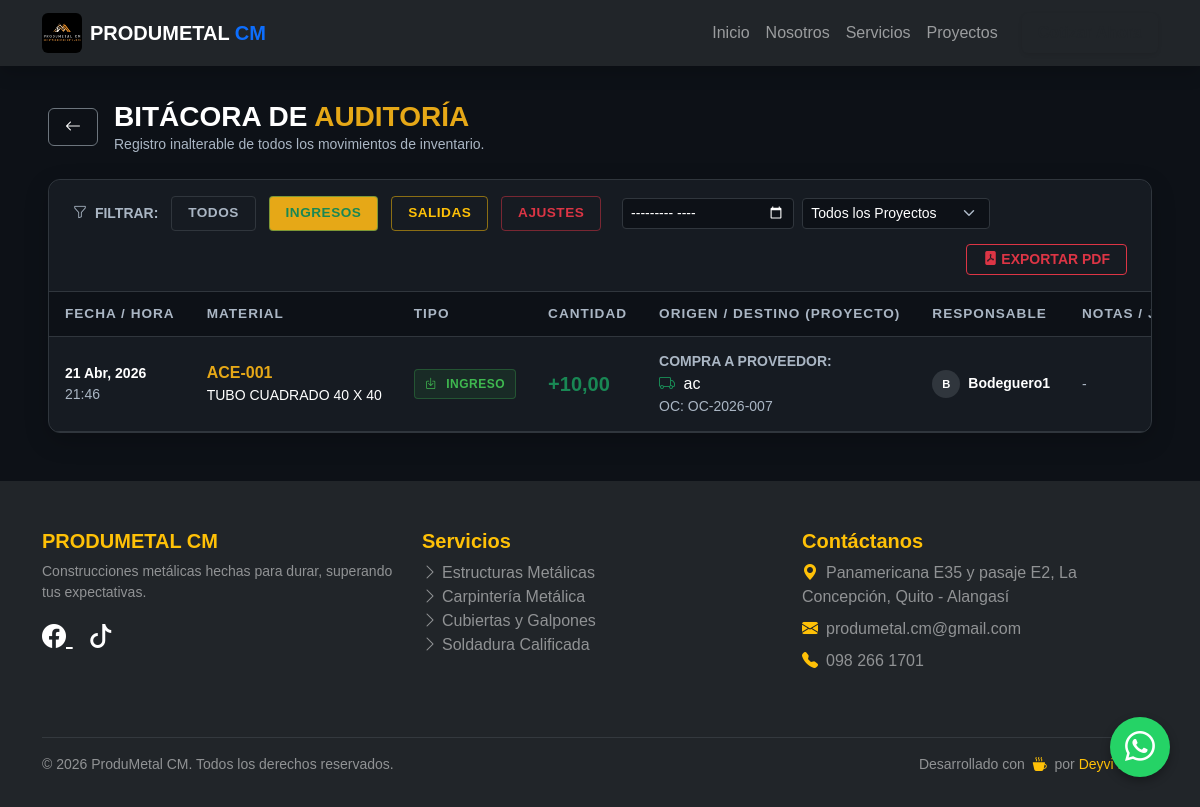
The page /erp/inventario/auditoria/?tipo=INGRESO&mes=&proyecto= (signed in) on the database its author committed.
### web/models.py (models this page shows, shortened)
class MovimientoInventario(models.Model):
    TIPO_MOVIMIENTO = [
        ('INGRESO', 'Ingreso por Compra (Abastecimiento)'),
        ('SALIDA', 'Salida por Requerimiento (Despacho)'),
        ('AJUSTE', 'Ajuste Manual de Inventario'),
    ]
    material = models.ForeignKey(Material, on_delete=models.PROTECT, related_name='movimientos')
    tipo = models.CharField(max_length=15, choices=TIPO_MOVIMIENTO)
    cantidad = models.DecimalField(max_digits=10, decimal_places=2)
    fecha_hora = models.DateTimeField(default=timezone.now)
    responsable = models.ForeignKey(User, on_delete=models.PROTECT)
    requerimiento_asociado = models.ForeignKey('Requerimiento', on_delete=models.SET_NULL, null=True, blank=True)
    orden_compra_asociada = models.ForeignKey('OrdenCompra', on_delete=models.SET_NULL, null=True, blank=True)
    observaciones = models.TextField(blank=True, null=True, help_text="Justificación detallada si es un AJUSTE manual")
    certificado_calidad = models.FileField(
        upload_to='certificados/%Y/%m/', blank=True, null=True,
        validators=[FileExtensionValidator(allowed_extensions=['pdf'])],
        help_text="Opcional: Certificado de calidad del lote de acero"
    )
    class Meta:
        verbose_name_plural = "Bitácora de Movimientos (Auditoría)"

class Material(models.Model):
    TIPO_CATEGORIA = [
        ('MATERIAL', 'Material Estructural / Acero'),
        ('CONSUMIBLE', 'Consumible / Herramienta Menor'),
    ]
    sku = models.CharField(max_length=50, unique=True, verbose_name="Código/SKU")
    nombre = models.CharField(max_length=200)
    tipo = models.CharField(max_length=20, choices=TIPO_CATEGORIA, default='MATERIAL') # <-- NUEVO FILTRO
    descripcion = models.TextField(blank=True, null=True)
    stock_actual = models.DecimalField(max_digits=10, decimal_places=2, default=0.00)
    stock_minimo = models.DecimalField(max_digits=10, decimal_places=2, default=5.00, help_text="Umbral para alertas")
    ubicacion = models.CharField(max_length=100, help_text="Ej. Pasillo A, Estante 3")
    is_active = models.BooleanField(default=True)
    class Meta:
        verbose_name_plural = "Inventario (Materiales y Consumibles)"

class OrdenCompra(models.Model):
    ESTADOS = [
        ('BORRADOR', 'Borrador (Cotizando)'),
        ('EMITIDA', 'Emitida al Proveedor'),
        ('RECIBIDA', 'Recibida en Bodega (Stock Actualizado)'),
        ('CANCELADA', 'Cancelada'),
    ]
    folio = models.CharField(max_length=20, unique=True, blank=True, editable=False)
    proveedor = models.CharField(max_length=200, help_text="Nombre de la ferretería o distribuidor")
    fecha_creacion = models.DateTimeField(auto_now_add=True)
    creado_por = models.ForeignKey(User, on_delete=models.PROTECT, related_name='ordenes_compra')
    estado = models.CharField(max_length=20, choices=ESTADOS, default='BORRADOR')
    numero_factura = models.CharField(max_length=100, blank=True, null=True, verbose_name="N° de Factura")
    observaciones = models.TextField(blank=True, null=True, verbose_name="Observaciones")
    documento_respaldo = models.FileField(
        upload_to='compras_facturas/%Y/%m/',
        blank=True, null=True,
        validators=[FileExtensionValidator(allowed_extensions=['pdf', 'jpg', 'png'])],
        help_text="Sube la factura, nota de venta o guía de remisión"
    )
    class Meta:
        verbose_name_plural = "Órdenes de Compra"

### web/views.py (the view)
# urls.py: path('erp/inventario/auditoria/', views.historial_movimientos, name='historial_movimientos'),
@login_required(login_url='login')
@user_passes_test(es_admin, login_url='dashboard_erp')
def historial_movimientos(request):
    movimientos_list = MovimientoInventario.objects.all().order_by('-fecha_hora')
    tipo_filtro = request.GET.get('tipo')
    if tipo_filtro:
        movimientos_list = movimientos_list.filter(tipo=tipo_filtro)
    mes_filtro = request.GET.get('mes')
    if mes_filtro:
        try:
            year, month = mes_filtro.split('-')
            movimientos_list = movimientos_list.filter(fecha_hora__year=year, fecha_hora__month=month)
        except ValueError:
            pass
    proyecto_id = request.GET.get('proyecto')
    if proyecto_id:
        movimientos_list = movimientos_list.filter(requerimiento_asociado__proyecto_id=proyecto_id)
    proyectos_activos = Proyecto.objects.filter(is_active=True).order_by('nombre')
    proyectos_inactivos = Proyecto.objects.filter(is_active=False).order_by('nombre')
    paginator = Paginator(movimientos_list, 30)
    page_number = request.GET.get('page')
    page_obj = paginator.get_page(page_number)
    return render(request, 'web/erp/auditoria.html', {
        'page_obj': page_obj, 'tipo_filtro': tipo_filtro, 'mes_filtro': mes_filtro,
        'proyecto_id': proyecto_id, 'proyectos_activos': proyectos_activos,
        'proyectos_inactivos': proyectos_inactivos, 'rol': 'Administrador'
    })

### web/views.py (called while the page is built)
def es_admin(user):
    return user.is_superuser

### web/templates/web/erp/auditoria.html (shortened to what this page needs)
{% extends 'web/base.html' %}
{% load static %}
{% block content %}
<div class="container-fluid px-3 px-xl-5 erp-container mb-5">
    <div class="d-flex align-items-center gap-3 mb-4">
        <a href="{% url 'dashboard_erp' %}" class="btn btn-outline-secondary text-white border-secondary px-3">
            <i class="bi bi-arrow-left"></i>
        </a>
        <div>
            <h3 class="mb-0" style="font-family: var(--font-display); font-weight: 800; text-transform: uppercase;">Bitácora de <span style="color: var(--pm-amber);">Auditoría</span></h3>
            <p class="mb-0 text-muted small">Registro inalterable de todos los movimientos de inventario.</p>
        </div>
    </div>
    <div class="card card-minimal overflow-hidden">
        <div class="filtros-bar">
            <span class="text-muted small text-uppercase fw-bold"><i class="bi bi-funnel me-1"></i> Filtrar:</span>
            <a href="?tipo=&mes={{ mes_filtro|default:'' }}&proyecto={{ proyecto_id|default:'' }}" class="filtro-chip {% if not tipo_filtro %}active{% endif %}">Todos</a>
            <a href="?tipo=INGRESO&mes={{ mes_filtro|default:'' }}&proyecto={{ proyecto_id|default:'' }}" class="filtro-chip {% if tipo_filtro == 'INGRESO' %}active{% endif %} text-success border-success border-opacity-50">Ingresos</a>
            <a href="?tipo=SALIDA&mes={{ mes_filtro|default:'' }}&proyecto={{ proyecto_id|default:'' }}" class="filtro-chip {% if tipo_filtro == 'SALIDA' %}active{% endif %} text-warning border-warning border-opacity-50">Salidas</a>
            <a href="?tipo=AJUSTE&mes={{ mes_filtro|default:'' }}&proyecto={{ proyecto_id|default:'' }}" class="filtro-chip {% if tipo_filtro == 'AJUSTE' %}active{% endif %} text-danger border-danger border-opacity-50">Ajustes</a>
            <form method="GET" class="d-flex align-items-center ms-0 ms-md-2 mt-2 mt-md-0 gap-2">
                <input type="month" name="mes" value="{{ mes_filtro|default:'' }}" class="form-control form-control-sm form-control-pm" onchange="this.form.submit()" title="Filtrar por Mes">
                <select name="proyecto" class="form-select form-select-sm form-select-pm" onchange="this.form.submit()" style="min-width: 160px; max-width: 200px;">
                    <option value="">Todos los Proyectos</option>
                </select>
            </form>
            <div class="ms-auto d-flex align-items-center gap-2 mt-2 mt-md-0">
                <a href="{% url 'imprimir_pdf_auditoria' %}?tipo={{ tipo_filtro|default:'' }}&mes={{ mes_filtro|default:'' }}&proyecto={{ proyecto_id|default:'' }}" target="_blank" class="btn btn-outline-danger btn-sm px-3" style="font-family: var(--font-display); font-weight: bold; text-transform: uppercase;">
                    <i class="bi bi-file-pdf-fill"></i> Exportar PDF
                </a>
            </div>
        </div>
        <div class="table-responsive">
            <table class="table table-modern" id="auditTable">
                <thead>
                    <tr>
                        <th>Fecha / Hora</th>
                        <th>Material</th>
                        <th>Tipo</th>
                        <th>Cantidad</th>
                        <th>Origen / Destino (Proyecto)</th>
                        <th>Responsable</th>
                        <th>Notas / Justificación</th>
                    </tr>
                </thead>
                <tbody>
                    {% for mov in page_obj %}
                    <tr data-search="{{ mov.material.nombre|lower }} {{ mov.requerimiento_asociado.proyecto.nombre|lower|default:'' }} {{ mov.orden_compra_asociada.proveedor|lower|default:'' }}">
                        <td class="text-muted small">
                            <div class="fw-bold text-white">{{ mov.fecha_hora|date:"d M, Y" }}</div>
                            {{ mov.fecha_hora|time:"H:i" }}
                        </td>
                        <td>
                            <div class="fw-bold" style="color: var(--pm-amber);">{{ mov.material.sku }}</div>
                            <div class="small text-truncate" style="max-width: 200px;">{{ mov.material.nombre }}</div>
                        </td>
                        <td>
                            {% if mov.tipo == 'INGRESO' %}
                                <span class="badge-soft badge-soft-success"><i class="bi bi-box-arrow-in-down me-1"></i> Ingreso</span>
                            {% elif mov.tipo == 'SALIDA' %}
                                <span class="badge-soft badge-soft-warning"><i class="bi bi-box-arrow-up me-1"></i> Salida</span>
                            {% else %}
                                <span class="badge-soft badge-soft-danger"><i class="bi bi-sliders me-1"></i> Ajuste</span>
                            {% endif %}
                        </td>
                        <td class="fw-bold fs-5 {% if mov.tipo == 'INGRESO' %}text-success{% elif mov.tipo == 'SALIDA' %}text-warning{% else %}text-danger{% endif %}" style="font-family: var(--font-display);">
                            {% if mov.tipo == 'INGRESO' %}+{% elif mov.tipo == 'SALIDA' %}-{% endif %}{{ mov.cantidad }}
                        </td>
                        <td>
                            {% if mov.tipo == 'SALIDA' and mov.requerimiento_asociado %}
                                <div class="small text-muted text-uppercase fw-bold">Despacho a Proyecto:</div>
                                <div><i class="bi bi-building me-1 text-warning"></i> {{ mov.requerimiento_asociado.proyecto.nombre }}</div>
                                <div class="small text-muted">Ticket: {{ mov.requerimiento_asociado.folio }}</div>
                            {% elif mov.tipo == 'INGRESO' and mov.orden_compra_asociada %}
                                <div class="small text-muted text-uppercase fw-bold">Compra a Proveedor:</div>
                                <div><i class="bi bi-truck me-1 text-success"></i> {{ mov.orden_compra_asociada.proveedor }}</div>
                                <div class="small text-muted">OC: {{ mov.orden_compra_asociada.folio }}</div>
                            {% else %}
                                <span class="text-muted small">N/A (Movimiento Manual)</span>
                            {% endif %}
                        </td>
                        <td>
                            <div class="d-flex align-items-center">
                                <div class="rounded-circle d-flex justify-content-center align-items-center me-2 text-white" style="width: 28px; height: 28px; font-size: 0.7rem; font-weight: bold; background: var(--pm-border);">
                                    {{ mov.responsable.username|make_list|first|upper }}
                                </div>
                                <span class="small fw-semibold">{{ mov.responsable.username }}</span>
                            </div>
                        </td>
                        <td>
                            {% if mov.observaciones %}
                                <div class="small text-muted text-wrap" style="max-width: 250px; font-style: italic;">
                                    "{{ mov.observaciones }}"
                                </div>
                            {% else %}
                                <span class="text-muted small">-</span>
                            {% endif %}
                        </td>
                    </tr>
                    {% endfor %}
                </tbody>
            </table>
        </div>
    </div>
</div>
{% endblock %}

### web/static/web/css/estilos.css (style rules this page uses)
body { padding-top: 70px; font-family: 'Segoe UI', Tahoma, Geneva, Verdana, sans-serif; }

### web/templates/web/erp/auditoria.html (style rules this page uses)
:root { --pm-bg: #0d1117; --pm-surface: #161b22; --pm-border: #30363d; --pm-text: #ffffff; --pm-text-muted: #aab6c4; --pm-amber: #e6a817; --pm-blue: #58a6ff; --pm-green: #3fb950; --pm-red: #f85149; --font-display: 'Barlow Condensed', sans-serif; --font-body: 'Barlow', sans-serif; }
body { background-color: var(--pm-bg) !important; color: var(--pm-text) !important; font-family: var(--font-body); }
.text-muted { color: var(--pm-text-muted) !important; }
.erp-container { margin-top: 30px; max-width: 1400px; }
.card-minimal { background: var(--pm-surface); border: 1px solid var(--pm-border); border-radius: 12px; box-shadow: 0 8px 24px rgba(0,0,0,0.2); }
.table-modern { width: 100%; margin-bottom: 0; white-space: nowrap; color: var(--pm-text); }
.table-modern th { background: var(--pm-bg); text-transform: uppercase; font-family: var(--font-display); font-size: 0.85rem; letter-spacing: 1px; color: var(--pm-text-muted); border-bottom: 1px solid var(--pm-border); padding: 12px 16px; border-top: none; }
.table-modern td { vertical-align: middle; border-bottom: 1px solid var(--pm-border); padding: 14px 16px; background: transparent; color: var(--pm-text); }
.badge-soft { padding: 5px 10px; font-weight: 600; font-size: 0.75rem; border-radius: 4px; display: inline-flex; align-items: center; gap: 5px; font-family: var(--font-display); letter-spacing: 0.5px; text-transform: uppercase; }
.badge-soft-success { background: rgba(63,185,80,0.1); color: var(--pm-green); border: 1px solid rgba(63,185,80,0.3); }
.filtros-bar { padding: 1rem 1.5rem; display: flex; align-items: center; gap: 0.8rem; flex-wrap: wrap; background: var(--pm-surface); border-bottom: 1px solid var(--pm-border); border-radius: 12px 12px 0 0; }
.filtro-chip { font-family: var(--font-display); font-size: 0.85rem; font-weight: 600; text-transform: uppercase; letter-spacing: 0.5px; padding: 0.4rem 1rem; border-radius: 4px; border: 1px solid var(--pm-border); color: var(--pm-text-muted); text-decoration: none; transition: all 0.2s; }
.filtro-chip:hover, .filtro-chip.active { background: var(--pm-amber); border-color: var(--pm-amber); color: #000; }
.form-control-pm, .form-select-pm { background-color: var(--pm-bg) !important; border: 1px solid var(--pm-border) !important; color: var(--pm-text) !important; border-radius: 4px; transition: border-color 0.2s; }
option { font-family: var(--font-body); color: var(--pm-text); background: var(--pm-bg); }

### rows shown on the page
MovimientoInventario: fecha_hora "21 Abr, 2026", fecha_hora "21:46", material.sku "ACE-001", material.nombre "TUBO CUADRADO 40 X 40", tipo "INGRESO" (drawn), cantidad "10,00", orden_compra_asociada.proveedor "ac", orden_compra_asociada.folio "OC-2026-007", responsable.username|make_list "B", responsable.username "Bodeguero1"
